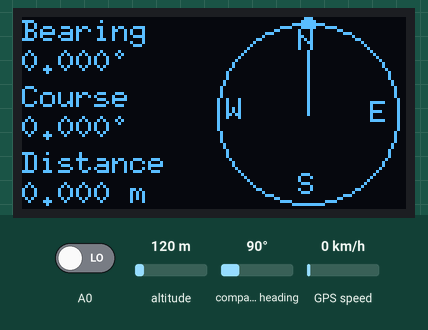
This sketch was run on a simulated Arduino Uno, built with avr-gcc and run on an emulated ATmega328P. On the bench: 128×64 one-colour display. The inputs (shaded band) are chosen by the test bench; at power-on: A0 LOW, altitude 120 m, compass heading 90°, GPS speed 0 km/h. The GPS gets a fix after 3 s at 37.7749, -122.4194 with 8 satellites; no radio packets arrive unless stated.

Above: at 1.2 s.
1.3 s: A0 driven HIGH
At 1.81 s:
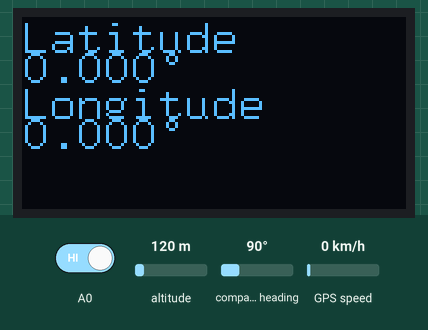
At 3.91 s:
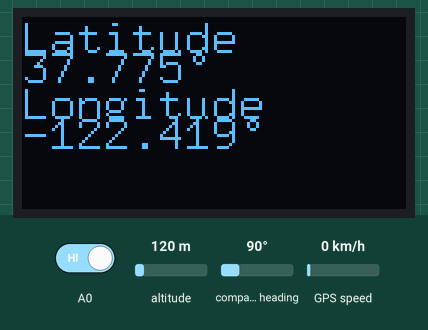
4.3 s: A0 driven LOW
Timing chart, 0 to 7.3 s (numbered marks = the images above; inputs shaded):
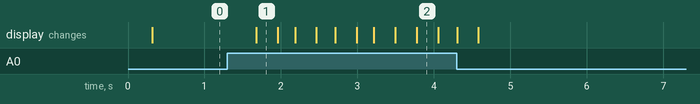

The sketch:

Main.ino
```cpp
// Global Variables
struct Message_Transmit {
  long Destination_Latitude;
  long Destination_Longitude;
} Message_Transmit;

struct Message_Receive {
  float Compass_Heading;
  float CourseToDestination;
  float DistanceToDestination;
} Message_Receive;

struct Pins {
  const byte GPS_RX = 2;
  const byte GPS_TX = 3;
  const byte GPS_SDA = 4;
  const byte GPS_SCL = 5;
  const byte Radio_CE = 9;
  const byte Radio_CSN = 10;
  const byte Radio_MOSI = 11;
  const byte Radio_MISO = 12;
  const byte Radio_SCK = 13;
  const byte Switch = A0;
  const byte Display_SDA = A4;
  const byte Display_SCL = A5;
} Pins;

void setup() {
  setup_Display();
  setup_Radio();
  setup_GPS();
}

void loop() {
  // Data Transmission
  receive_Radio();
  // Send Location
  if (digitalRead(Pins.Switch) == HIGH) {
    data_GPS();
    transmit_Radio();
    Display_GPS();
  }
  // Display data
  Display();
}
```

GPS.ino
```cpp
#include <TinyGPSPlus.h>
#include <SoftwareSerial.h>

// The TinyGPSPlus object
TinyGPSPlus gps;

// The serial connection to the GPS device
SoftwareSerial ss(Pins.GPS_RX, Pins.GPS_TX);

void setup_GPS() {
  Serial.begin(9600);
  ss.begin(9600);
}

void data_GPS() {
  // Read data from GPS
  while (ss.available() > 0) {
    if (gps.encode(ss.read())) {
      if (gps.location.isValid()) {
        //Location
        Message_Transmit.Destination_Latitude = gps.location.lat()*1e7;
        Message_Transmit.Destination_Longitude = gps.location.lng()*1e7;
      }
    }
  }
}
```

Radio.ino
```cpp
//Include Libraries
#include <SPI.h>
#include <nRF24L01.h>
#include <RF24.h>

// Create an RF24 object
RF24 radio(Pins.Radio_CE, Pins.Radio_CSN);  // CE, CSN

// Address through which two modules communicate.
const byte address[6] = "00001";

void setup_Radio() {
  radio.begin();
  radio.setPALevel(RF24_PA_MAX);
  radio.setDataRate(RF24_250KBPS);
}

void transmit_Radio() {
  // Set the address
  radio.openWritingPipe(address);
  // Set module as transmitter
  radio.stopListening();
  // Send message to receiver
  long time = millis();
  while ((time+500)<500) {
    radio.write(&Message_Transmit, sizeof(Message_Transmit));
  }
}

void receive_Radio() {
  // Set the address
  radio.openReadingPipe(0, address);
  // Set module as receiver
  radio.startListening();
  // Check if data is available
  if (radio.available()) {
    // Collect message from transmitter
    long time = millis();
    while ((time+500)<500) {
      radio.read(&Message_Receive, sizeof(Message_Receive));
    }
  }
}
```

LCD.ino
```cpp
#include <Arduino.h>
#include <U8g2lib.h>
#ifdef U8X8_HAVE_HW_SPI
#include <SPI.h>
#endif
#ifdef U8X8_HAVE_HW_I2C
#include <Wire.h>
#endif

#define DEG_TO_RAD 0.017453292519943295769236907684886

U8G2_SSD1306_128X64_NONAME_2_HW_I2C u8g2(U8G2_R0, /* reset=*/ U8X8_PIN_NONE);

float angle(float angle_deg) {
  float value = DEG_TO_RAD * (90 + angle_deg);
  return value;
}

void u8g2_prepare(void) {
  u8g2.setFontRefHeightExtendedText();
  u8g2.setDrawColor(1);
  u8g2.setFontPosTop();
  u8g2.setFontDirection(0);
}

void u8g2_compass() {
  u8g2.setFont(u8g2_font_6x10_tf);
  float bearing_deg = Message_Receive.Compass_Heading; // Angle of Buoy in degrees Compass System
  float course_deg = Message_Receive.CourseToDestination; // Angle of Waypoint in degrees Compass System
  float distance = Message_Receive.DistanceToDestination;
  int radius_Compass = 30;
  int radius_Pointer = 2;
  int center_compass_x = 128 - radius_Compass - 3;
  int center_compass_y = 32;
  String bearing_txt = String(bearing_deg,3) + "\xB0";
  String course_txt = String(course_deg,3) + "\xB0";
  String distance_txt = String(distance,3) + " m";
  u8g2.drawStr(0, 0, "Bearing");
  u8g2.drawStr(0, 10, bearing_txt.c_str());
  u8g2.drawStr(0, 22, "Course");
  u8g2.drawStr(0, 32, course_txt.c_str());
  u8g2.drawStr(0, 44, "Distance");
  u8g2.drawStr(0, 54, distance_txt.c_str());
  u8g2.drawCircle(center_compass_x, center_compass_y, radius_Compass);
  u8g2.drawLine(center_compass_x, center_compass_y, center_compass_x - (radius_Compass - 4)*cos(angle(bearing_deg)), center_compass_y - (radius_Compass - 4)*sin(angle(bearing_deg)));
  u8g2.drawDisc(center_compass_x - (radius_Compass)*cos(angle(course_deg)), center_compass_y - (radius_Compass)*sin(angle(course_deg)), radius_Pointer);
  u8g2.drawStr(-3 + center_compass_x - (radius_Compass - 6)*cos(angle(0)), -5 + center_compass_y - (radius_Compass - 6)*sin(angle(0)), "N");
  u8g2.drawStr(-3 + center_compass_x - (radius_Compass - 6)*cos(angle(90)), -5 + center_compass_y - (radius_Compass - 6)*sin(angle(90)), "E");
  u8g2.drawStr(-3 + center_compass_x - (radius_Compass - 6)*cos(angle(180)), -5 + center_compass_y - (radius_Compass - 6)*sin(angle(180)), "S");
  u8g2.drawStr(-3 + center_compass_x - (radius_Compass - 6)*cos(angle(270)), -5 + center_compass_y - (radius_Compass - 6)*sin(angle(270)), "W");
}

void u8g2_gps() {
  u8g2.setFont(u8g2_font_9x15_tf);
  float Destination_Latitude = Message_Transmit.Destination_Latitude/1e7; // Angle of Buoy in degrees Compass System
  float  Destination_Longitude = Message_Transmit.Destination_Longitude/1e7; // Angle of Waypoint in degrees Compass System
  String Latitude_txt = String(Destination_Latitude,3) + "\xB0";
  String Longitude_txt = String(Destination_Longitude,3) + "\xB0";
  u8g2.drawStr(0, 0, "Latitude");
  u8g2.drawStr(0, 10, Latitude_txt.c_str());
  u8g2.drawStr(0, 22, "Longitude");
  u8g2.drawStr(0, 32, Longitude_txt.c_str());
}

void setup_Display() {
  u8g2.begin();
}

void Display() {
  u8g2.firstPage();
  do {
    u8g2_prepare();
    u8g2_compass();
  } while ( u8g2.nextPage() );
}

void Display_GPS() {
  u8g2.firstPage();
  do {
    u8g2_prepare();
    u8g2_gps();
  } while ( u8g2.nextPage() );
}
```

Measured:
- after the input at 1.3 s, the display: changes after 0.38 s (image 1)
